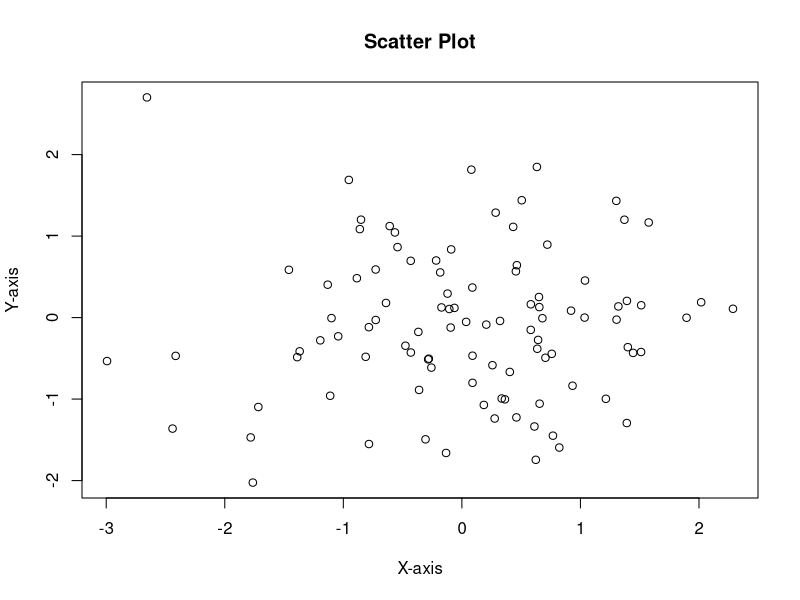

This chart was generated by the following R code:
# Создаем временный файл со случайным именем
temp_file <- tempfile(fileext = ".png")

# Генерируем случайные данные
set.seed(42) # Для воспроизводимости
x <- rnorm(100)
y <- rnorm(100)

# Сохраняем диаграмму рассеяния в файл
png(temp_file)
plot(x, y, main="Scatter Plot", xlab="X-axis", ylab="Y-axis")
dev.off()

# Выводим имя созданного файла
cat("Scatter plot saved to:", temp_file, "\n")
